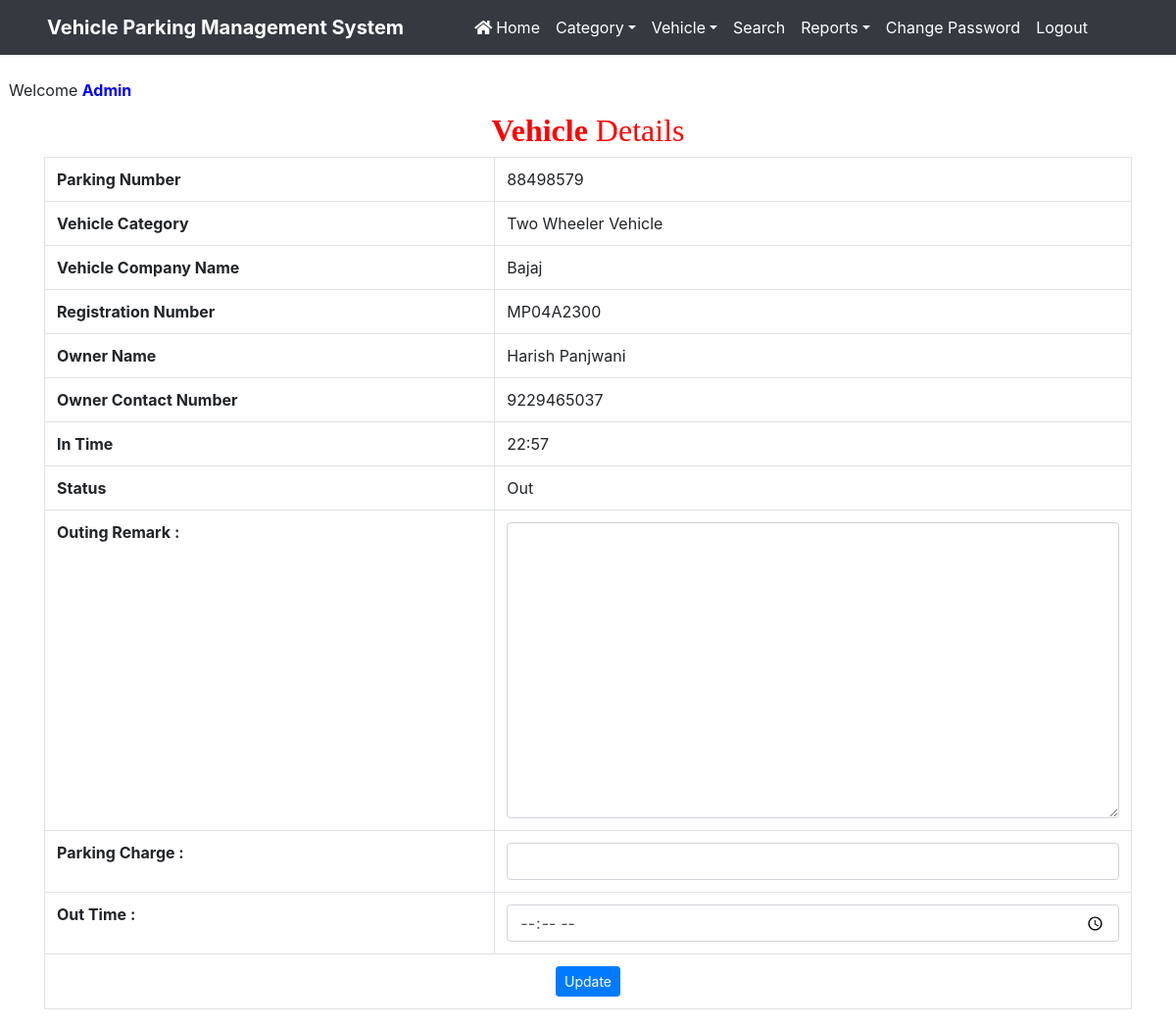
Page /view_incomingdetail/1 (signed in) on the committed database.
### vehicle/models.py (models this page shows, shortened)
class Vehicle(models.Model):
    parkingnumber = models.CharField(max_length=20)
    category = models.ForeignKey(Category, on_delete=models.CASCADE)
    vehiclecompany = models.CharField(max_length=50)
    regno = models.CharField(max_length=10)
    ownername = models.CharField(max_length=50)
    ownercontact = models.CharField(max_length=15)
    pdate = models.DateField()
    intime = models.CharField(max_length=50)
    outtime = models.CharField(max_length=50)
    parkingcharge = models.CharField(max_length=50)
    remark = models.CharField(max_length=500)
    status = models.CharField(max_length=20)

class Category(models.Model):
    categoryname = models.CharField(max_length=50)
    def __str__(self):
        return self.categoryname

### vehicle/views.py (the view, shortened to what this page needs)
# urls.py: path('view_incomingdetail/<int:pid>',view_incomingdetail,name='view_incomingdetail'),
def view_incomingdetail(request,pid):
    if not request.user.is_authenticated:
        return redirect('admin_home')
    error = ""
    vehicle = Vehicle.objects.get(id=pid)
    d = {'vehicle': vehicle,'error':error}
    return render(request,'view_incomingdetail.html', d)

### vehicle/templates/view_incomingdetail.html (shortened to what this page needs)
{% load static %}
<html>
<head>
{% include 'headeradmin.html' %}
  <link rel = stylesheet href="https://cdn.datatables.net/1.10.20/css/jquery.dataTables.min.css">
<link rel = stylesheet href="https://cdn.datatables.net/buttons/1.6.1/css/buttons.dataTables.min.css">
</head>
<body>
{% include 'nav2admin.html' %}
<br> &nbsp;&nbsp;Welcome <b style = 'text-transform : capitalize ; color : blue'>{{request.user.username}}</b>
<div class="container" style = "margin-top:10px">
<h2 class="text-center" style = "font-family : Monotype Corsiva ; color : red"> <strong>Vehicle</strong>  Details</h2>
 <table border="1" class="table table-bordered">
                                            <tr>
    <th>Parking Number</th>
    <td>{{vehicle.parkingnumber}}</td>
  </tr>
   <tr>
    <th>Vehicle Category</th>
    <td>{{vehicle.category}}</td>
  </tr>
  <tr>
    <th>Vehicle Company Name</th>
    <td>{{vehicle.vehiclecompany}}</td>
  </tr>
  <tr>
    <th>Registration Number</th>
    <td>{{vehicle.regno}}</td>
  </tr>
  <tr>
    <th>Owner Name</th>
    <td>{{vehicle.ownername}}</td>
  </tr>
  <tr>
    <th>Owner Contact Number</th>
    <td>{{vehicle.ownercontact}}</td>
  </tr>
  <tr>
    <th>In Time</th>
    <td>{{vehicle.intime}}</td>
  </tr>
  <tr>
    <th>Status</th>
    <td>{{vehicle.status}}</td>
  </tr>
    <form method="post">
         <tr>
    <th>Outing Remark :</th>
    <td>
    <textarea name="remark" placeholder="" rows="12" cols="14" class="form-control wd-450" required="true"></textarea></td>
  </tr>
          <tr>
    <th>Parking Charge :</th>
    <td>
    <input type = "text" name="parkingcharge"  class="form-control wd-450" required="true"></td>
  </tr>
             <tr>
    <th>Out Time :</th>
    <td>
    <input type = "time" name="outtime"  class="form-control wd-450" required="true"></td>
  </tr>
 <tr align="center">
    <td colspan="2"><button type="submit" name="submit" class="btn btn-primary btn-sm">Update</button></td>
  </tr>
                                        </form>
</table>
</div>
</body>
</html>

### vehicle/static/css/mystyle.css (style rules this page uses)
html { scroll-behavior:smooth; }

### rows in the picture
Vehicle: parkingnumber "88498579", category "Two Wheeler Vehicle", vehiclecompany "Bajaj", regno "MP04A2300", ownername "Harish Panjwani", ownercontact "9229465037", intime "22:57", status "Out"

### other values in the picture
{{ request.user.username }} "Admin"
